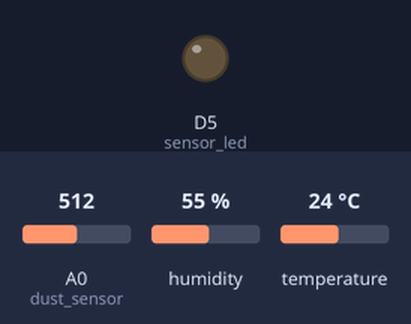
A sketch run on a simulated ESP8266 (NodeMCU). Shown: output pins drawn as LEDs (lit = HIGH). The inputs (shaded band) are chosen by the test bench; at power-on: A0 (dust_sensor) = 512, humidity 55 %, temperature 24 °C. WiFi joins after 1.5 s; servers stay silent unless stated; the Firebase database answers and starts empty; what the sketch prints to the serial monitor is not drawn.

Above: at 1.55 s.
At 9.8 s:
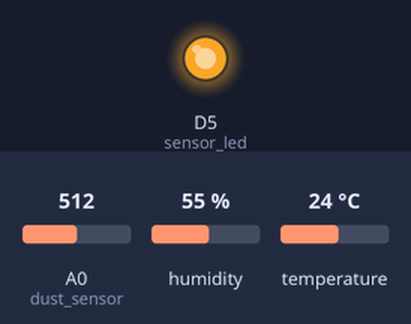
Timing chart, 0 to 12.3 s (numbered marks = the images above):
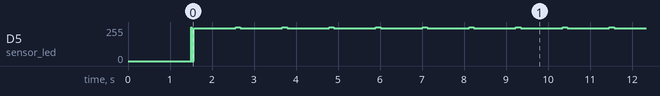

The sketch:

sensors-firebase.ino
```cpp
#if defined(ESP32)
#include <WiFi.h>
#include <FirebaseESP32.h>
#elif defined(ESP8266)
#include <ESP8266WiFi.h>
#include <FirebaseESP8266.h>
#endif
#include <addons/TokenHelper.h>
#include <addons/RTDBHelper.h>
#include <Wire.h>
#include <AM2320.h>
#define WIFI_SSID "SSID"
#define WIFI_PASSWORD "PASSWORD"
#define API_KEY "API_KEY"
#define DATABASE_URL "https://DATABASE_NAME.firebaseio.com"
#define USER_EMAIL "USER_EMAIL"
#define USER_PASSWORD "USER_PASSWORD"
FirebaseData fbdo;
FirebaseAuth auth;
FirebaseConfig config;
#include <Wire.h>
#include <AM2320.h>
AM2320 th;

#define dust_sensor A0
int count = 0;
unsigned long int dust_value = 0;
float dust = 0;
float dustDensityug = 0;
#define sensor_led D5
int sampling = 280;
int waiting = 40;
float stop_time = 9680;
float h = 0;
float t = 0;
unsigned long sendDataPrevMillis = 0;

void setup() {
  Serial.begin(115200);
  Wire.begin();
  pinMode(sensor_led, OUTPUT);
  WiFi.begin(WIFI_SSID, WIFI_PASSWORD);
  Serial.print("Connecting to Wi-Fi");
  while (WiFi.status() != WL_CONNECTED) {
    Serial.print(".");
    delay(300);
  }
  Serial.println();
  Serial.print("Connected with IP: ");
  Serial.println(WiFi.localIP());
  Serial.println();

  Serial.printf("Firebase Client v%s\n\n", FIREBASE_CLIENT_VERSION);
  config.api_key = API_KEY;
  auth.user.email = USER_EMAIL;
  auth.user.password = USER_PASSWORD;
  config.database_url = DATABASE_URL;
  config.token_status_callback = tokenStatusCallback;
  Firebase.begin(&config, &auth);
  Firebase.reconnectWiFi(true);
  Firebase.setDoubleDigits(5);
}

void loop() {
  int i = 0;
  int dustin = 0;
  for (i = 0; i < 100; i++) {
    digitalWrite(sensor_led, LOW);
    delayMicroseconds(sampling);
    dust += analogRead(dust_sensor);
    delayMicroseconds(waiting);
    digitalWrite(sensor_led, HIGH);
    delayMicroseconds(stop_time);
  }
  count += i;
  if (millis() - sendDataPrevMillis > 15000) {
    dust_value = dust / count;
    Serial.print("Dust val: ");
    Serial.println(dust_value);
    dustDensityug = (0.17 * (dust_value * (3.2 / 1024)) - 0.1) * 1000;
    Serial.print("Dust [ug/m^3]: ");
    Serial.println(dustDensityug);
    th.Read();
    h = th.h;
    t = th.t;
    Serial.print("Hum: ");
    Serial.println(h);
    Serial.print("Tem: ");
    Serial.println(t);
    Firebase.setFloat(fbdo, "/product/window/env/dust", dustDensityug);
    Firebase.setFloat(fbdo, "/product/window/env/hum", h);
    Firebase.setFloat(fbdo, "/product/window/env/tem", t);
    int open = 0;
    int close = 0;
    int air_cond = 0;
    Firebase.getInt(fbdo, F("/product/window/env/open"), &open);
    Firebase.getInt(fbdo, F("/product/window/env/close"), &close);
    Firebase.getInt(fbdo, F("/product/switch/env/air_conditioner"), &air_cond);
    int ad = 0;
    if ((((dustDensityug > 40 || h > 70) || t > 32) && !air_cond) && !open) {
      ad = 1;
    }
    if ((((dustDensityug < 15 || h < 30) || t < 20) || air_cond) && !close) {
      ad = 2;
    }
    Firebase.setInt(fbdo, F("/product/window/env/motor"), ad);
    sendDataPrevMillis = millis();
    count = 0;
    dust = 0;
    delay(100);
  } else {
    Serial.println(dust / count);
    delay(100);
  }
}
```
